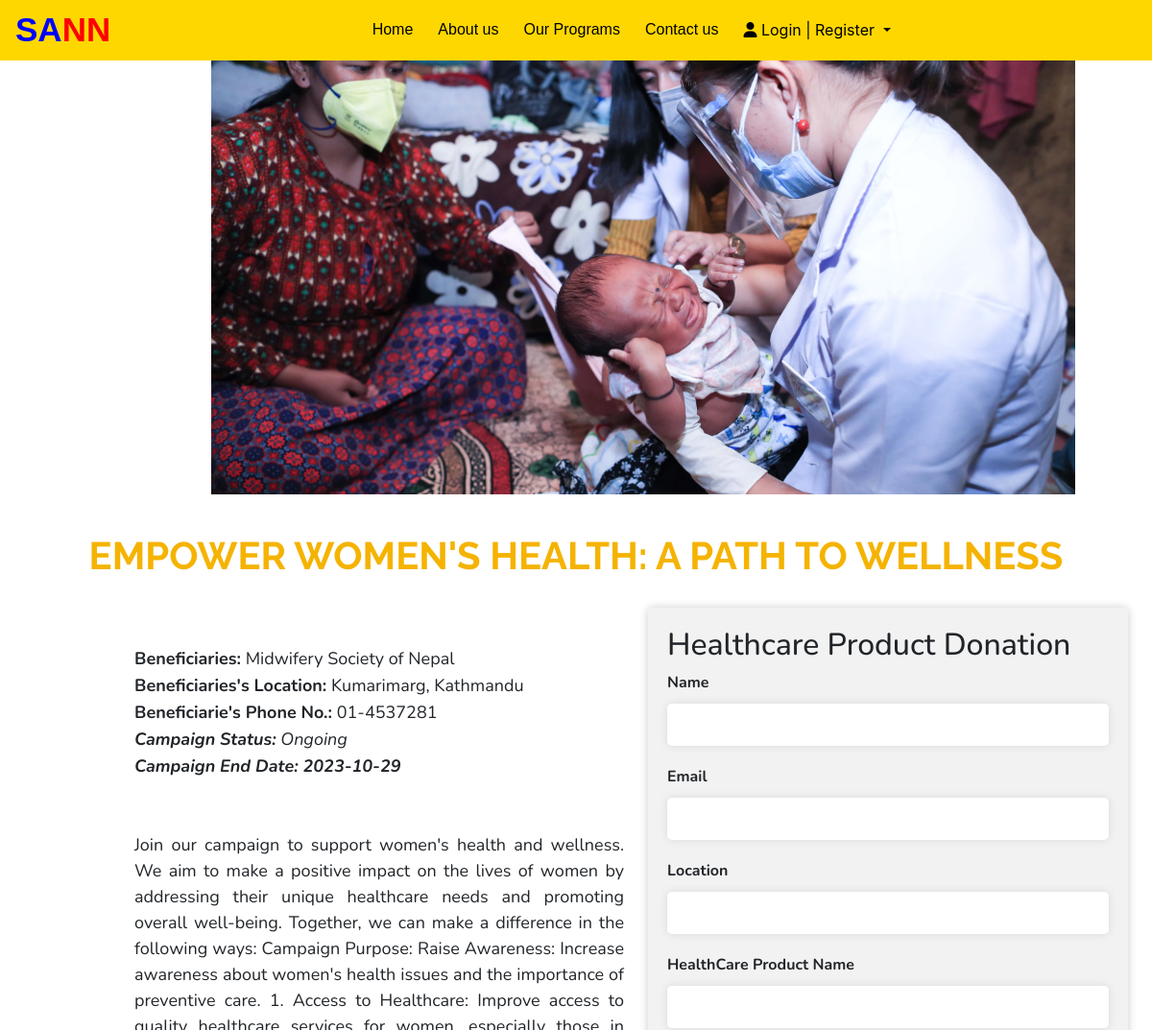
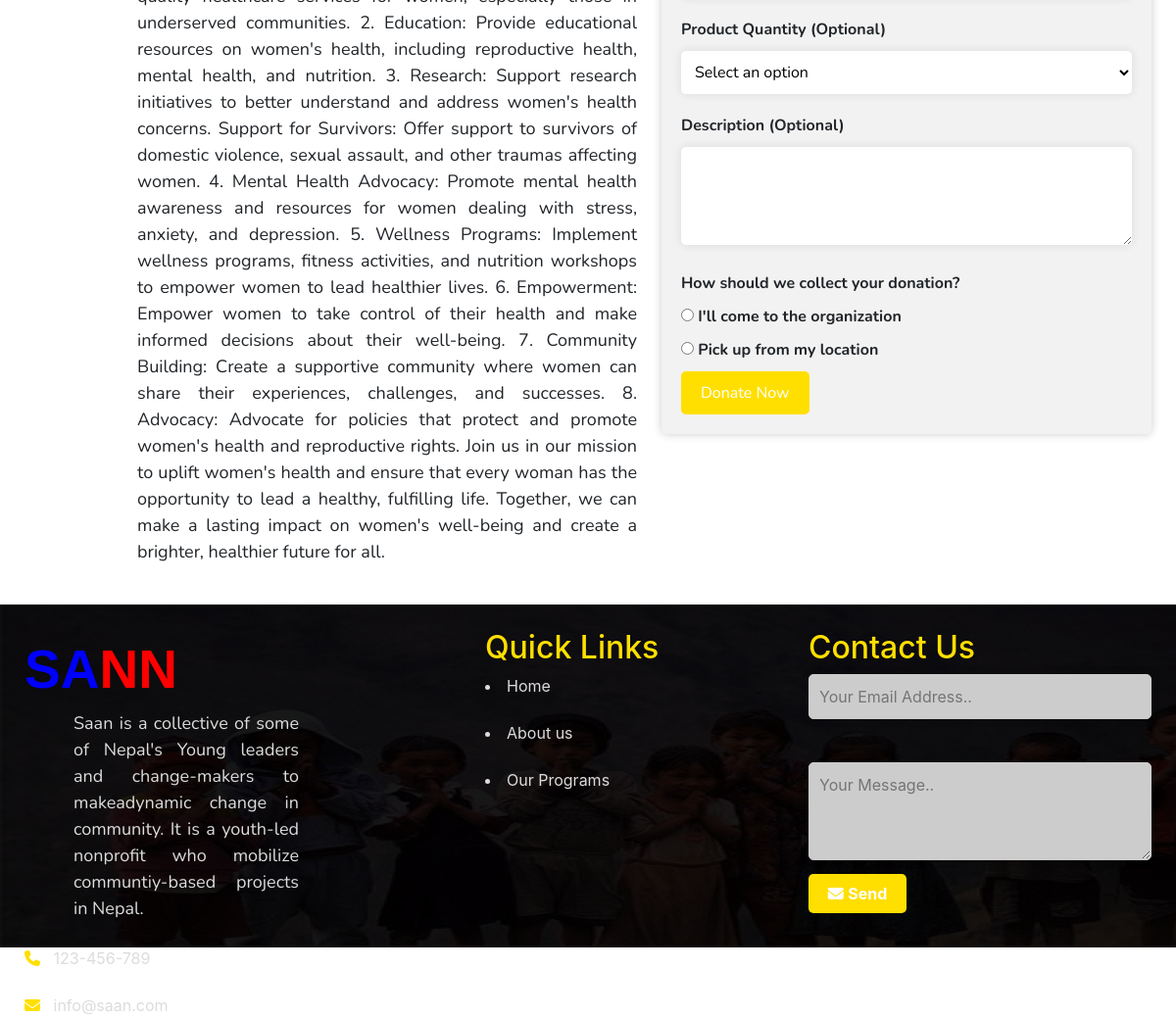
Screenshot of /1ex/camp-health.php?campaignId=2 with the database file from the repository (2 pictures, top to bottom).
### tables this page shows
CREATE TABLE `campaigns` (
  `id` int(11) NOT NULL,
  `campaignImageURL` varchar(255) NOT NULL,
  `campaignTitle` varchar(255) NOT NULL,
  `campaignDescription` text NOT NULL,
  `beneficiaries` varchar(255) DEFAULT NULL,
  `beneficiariesLocation` varchar(255) DEFAULT NULL,
  `beneficiariesPhone` varchar(20) DEFAULT NULL,
  `campaignEndDate` date DEFAULT NULL,
  `campaignStatus` varchar(20) DEFAULT NULL,
  `donationStatus` varchar(255) DEFAULT NULL
);

### 1ex/camp-health.php (the view, shortened to what this page needs)
<!DOCTYPE html>
<html>
<head>
    <link rel="stylesheet" href="https://maxcdn.bootstrapcdn.com/bootstrap/4.5.2/css/bootstrap.min.css">
    <link rel="stylesheet" href="footer.css">
</head>
<body>
<?php  include("navbar.php"); ?>
<?php
    $servername = "localhost";
    $username = "root";
    $password = "";
    $dbname = "health_camp";
    $conn = new mysqli($servername, $username, $password, $dbname);
    $campaignId = $_GET['campaignId'];
    $sql = "SELECT * FROM campaigns WHERE id = $campaignId";
    $result = $conn->query($sql);
    if ($result->num_rows > 0) {
        $row = $result->fetch_assoc();
        $campaignImageURL = $row["campaignImageURL"];
        $campaignTitle = $row["campaignTitle"];
        $campaignDescription = $row["campaignDescription"];
        $campaignStatus = $row["campaignStatus"];
        $beneficiaries = $row["beneficiaries"];
        $beneficiariesLocation = $row["beneficiariesLocation"];
        $beneficiariesPhone = $row["beneficiariesPhone"];
        $campaignEndDate = $row["campaignEndDate"];
        echo "<div class='campaign-image-container'>";
        echo "<img src='" . $campaignImageURL . "' class='campaign-image'>";
        echo "</div>";
        echo "<h3 class='campaign-title'>" . strtoupper($campaignTitle) . "</h3>";
        echo "<div class='campaign-details'>";
        echo "<div class='campaign-description'>";
        echo "<p><strong>Beneficiaries:</strong> " . $beneficiaries . "</p>";
        echo "<p><strong>Beneficiaries's Location:</strong> " . $beneficiariesLocation . "</p>";
        echo "<p><strong>Beneficiarie's Phone No.:</strong> " . $beneficiariesPhone . "</p>";
        if ($campaignStatus === "Ended") {
            echo "<p><i><strong>Campaign Status:</strong> <span class='ended-status'>" . $campaignStatus . "</span></p></i>";
        } else {
            echo "<p><i><strong>Campaign Status:</strong> " . $campaignStatus . "</p></i>";
        }
        echo "<p><i><strong>Campaign End Date: " . $campaignEndDate . "</p></i></strong><br/><br/>";
        echo $campaignDescription . "</div>";
        if ($campaignStatus === "Ended") {
            echo "<div class='campaign-form'>";
            echo "<div class='disabled-overlay'>";
            echo "<p>The campaign has ended. <br/>Donations are no longer accepted.</p>";
            echo "</div>";
            include "healthform.php";
            echo "</div>";
        } else {
            echo "<div class='campaign-form'>";
            include "healthform.php";
            echo "</div>";
        }
        echo "</div>";
        echo "<div>";
        include "footer.php";
        echo "</div>";
    } else {
        echo "Campaign not found";
    }
?>
</body>
</html>

### 1ex/footer.css (style rules this page uses)
html, body { height: 100%; }

### 1ex/camp-health.php (style rules this page uses)
body { margin: 0; padding: 0; }
.campaign-image-container { width: 900px; height: 500px; margin-top: 15px; margin-left: 220px; }
.campaign-image { width: 100%; height: 100%; object-fit: cover; }
.campaign-details { font-family: 'Nunito', sans-serif; padding: 20px; display: flex; justify-content: space-between; align-items: flex-start; }
.campaign-title { font-family: Raleway, sans-serif; color:#F5B301!important; font-weight: bold; font-size: 40px; margin-bottom: 10px; text-align: center; margin-top: 40px; }
.campaign-description { font-size: 18px; margin-top: 40px; margin-bottom: 20px; margin-left: 120px; text-align: justify; flex: 1; }
.campaign-form { flex: 1; margin-left: 20px; min-width: 300px; position: relative; }
p { font-family: 'Nunito', sans-serif; margin-bottom: 1px!important; font-size:18px; }

### 1ex/footer.php (style rules this page uses)
html, body { height: 100%; }

### rows the page displays
campaigns: campaignImageURL (picture), campaignTitle "EMPOWER WOMEN'S HEALTH: A PATH TO WELLNESS", beneficiaries "Midwifery Society of Nepal", beneficiariesLocation "Kumarimarg, Kathmandu", beneficiariesPhone "01-4537281", campaignStatus "Ongoing", campaignEndDate "2023-10-29", campaignDescription "Join our campaign to support women's health and wellness. We aim to make a positive impact on the lives of women by addressing their unique healthcare needs and promoting overall well-being. Together, we can make a difference in the following ways: Campaign Purpose: Raise Awareness: Increase awareness about women's health issues and the importance of preventive care. 1. Access to Healthcare: Improve access to quality healthcare services for women, especially those in underserved communities. 2. Education: Provide educational resources on women's health, including reproductive health, mental health, and nutrition. 3. Research: Support research initiatives to better understand and address…"
